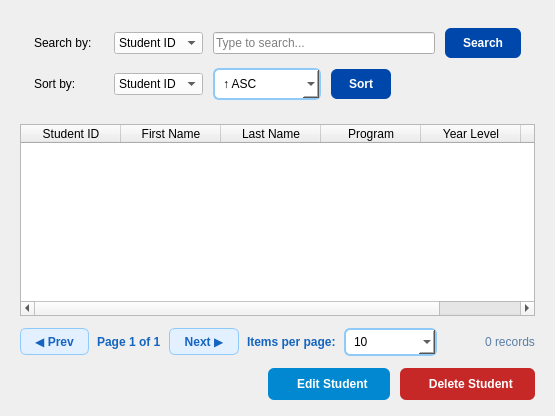
         <widget class="QWidget" name="pageDashboard">
          <layout class="QVBoxLayout" name="dashLayout">
           <property name="spacing">
            <number>12</number>
           </property>
           <property name="leftMargin">
            <number>20</number>
           </property>
           <property name="topMargin">
            <number>16</number>
           </property>
           <property name="rightMargin">
            <number>20</number>
           </property>
           <property name="bottomMargin">
            <number>16</number>
           </property>
           <item>
            <widget class="QFrame" name="searchFrame">
             <layout class="QVBoxLayout" name="searchLayout">
              <property name="spacing">
               <number>10</number>
              </property>
              <property name="leftMargin">
               <number>14</number>
              </property>
              <property name="topMargin">
               <number>12</number>
              </property>
              <property name="rightMargin">
               <number>14</number>
              </property>
              <property name="bottomMargin">
               <number>12</number>
              </property>
              <item>
               <layout class="QHBoxLayout" name="searchRow">
                <property name="spacing">
                 <number>10</number>
                </property>
                <item>
                 <widget class="QLabel" name="label">
                  <property name="minimumSize">
                   <size>
                    <width>70</width>
                    <height>0</height>
                   </size>
                  </property>
                  <property name="maximumSize">
                   <size>
                    <width>70</width>
                    <height>16777215</height>
                   </size>
                  </property>
                  <property name="styleSheet">
                   <string notr="true">QLabel { border: none; background: transparent; }</string>
                  </property>
                  <property name="text">
                   <string>Search by:</string>
                  </property>
                 </widget>
                </item>
                <item>
                 <widget class="QComboBox" name="comboSearchField">
                  <property name="styleSheet">
                   <string notr="true">QComboBox { background-color: white; }</string>
                  </property>
                  <item>
                   <property name="text">
                    <string>Student ID</string>
                   </property>
                  </item>
                  <item>
                   <property name="text">
                    <string>First Name</string>
                   </property>
                  </item>
                  <item>
                   <property name="text">
                    <string>Last Name</string>
                   </property>
                  </item>
                  <item>
                   <property name="text">
                    <string>Program</string>
                   </property>
                  </item>
                 </widget>
                </item>
                <item>
                 <widget class="QLineEdit" name="lineSearchInput">
                  <property name="placeholderText">
                   <string>Type to search...</string>
                  </property>
                 </widget>
                </item>
                <item>
                 <widget class="QPushButton" name="btnSearch">
                  <property name="styleSheet">
                   <string notr="true">QPushButton {
    background-color: #0047AB;
    color: white;
    border-radius: 6px;
    padding: 8px 18px;
    font-weight: 700;
}

QPushButton:hover {
    background-color: #36454F;  
}</string>
                  </property>
                  <property name="text">
                   <string>Search</string>
                  </property>
                 </widget>
                </item>
               </layout>
              </item>
              <item>
               <layout class="QHBoxLayout" name="sortRow">
                <property name="spacing">
                 <number>10</number>
                </property>
                <item>
                 <widget class="QLabel" name="labelSort">
                  <property name="minimumSize">
                   <size>
                    <width>70</width>
                    <height>0</height>
                   </size>
                  </property>
                  <property name="maximumSize">
                   <size>
                    <width>70</width>
                    <height>16777215</height>
                   </size>
                  </property>
                  <property name="styleSheet">
                   <string notr="true">QLabel { border: none; background: transparent; }</string>
                  </property>
                  <property name="text">
                   <string>Sort by:</string>
                  </property>
                 </widget>
                </item>
                <item>
                 <widget class="QComboBox" name="comboSortField">
                  <property name="styleSheet">
                   <string notr="true">QComboBox { background-color: white; }</string>
                  </property>
                  <item>
                   <property name="text">
                    <string>Student ID</string>
                   </property>
                  </item>
                  <item>
                   <property name="text">
                    <string>First Name</string>
                   </property>
                  </item>
                  <item>
                   <property name="text">
                    <string>Last Name</string>
                   </property>
                  </item>
                  <item>
                   <property name="text">
                    <string>Program</string>
                   </property>
                  </item>
                  <item>
                   <property name="text">
                    <string>Year Level</string>
                   </property>
                  </item>
                  <item>
                   <property name="text">
                    <string>Gender</string>
                   </property>
                  </item>
                 </widget>
                </item>
                <item>
                 <widget class="QComboBox" name="comboSortDir">
                  <property name="styleSheet">
                   <string notr="true">QComboBox { border:1.5px solid #90caf9; border-radius:6px; padding:6px 8px; font-size:12px; background:white; min-width:70px; }</string>
                  </property>
                  <item>
                   <property name="text">
                    <string>↑ ASC</string>
                   </property>
                  </item>
                  <item>
                   <property name="text">
                    <string>↓ DESC</string>
                   </property>
                  </item>
                 </widget>
                </item>
                <item>
                 <widget class="QPushButton" name="btnSort">
                  <property name="styleSheet">
                   <string notr="true">QPushButton {
    background-color: #0047AB;
    color: white;
    border-radius: 6px;
    padding: 8px 18px;
    font-weight: 700;
}

QPushButton:hover {
    background-color: #36454F;  
}</string>
                  </property>
                  <property name="text">
                   <string>Sort</string>
                  </property>
                 </widget>
                </item>
                <item>
                 <spacer name="sortSpacer">
                  <property name="orientation">
                   <enum>Qt::Orientation::Horizontal</enum>
                  </property>
                  <property name="sizeHint" stdset="0">
                   <size>
                    <width>40</width>
                    <height>20</height>
                   </size>
                  </property>
                 </spacer>
                </item>
               </layout>
              </item>
             </layout>
            </widget>
           </item>
           <item>
            <widget class="QTableWidget" name="tableStudents">
             <property name="frameShadow">
              <enum>QFrame::Shadow::Plain</enum>
             </property>
             <property name="editTriggers">
              <set>QAbstractItemView::EditTrigger::NoEditTriggers</set>
             </property>
             <property name="selectionMode">
              <enum>QAbstractItemView::SelectionMode::SingleSelection</enum>
             </property>
             <property name="selectionBehavior">
              <enum>QAbstractItemView::SelectionBehavior::SelectRows</enum>
             </property>
             <column>
              <property name="text">
               <string>Student ID</string>
              </property>
             </column>
             <column>
              <property name="text">
               <string>First Name</string>
              </property>
             </column>
             <column>
              <property name="text">
               <string>Last Name</string>
              </property>
             </column>
             <column>
              <property name="text">
               <string>Program</string>
              </property>
             </column>
             <column>
              <property name="text">
               <string>Year Level</string>
              </property>
             </column>
             <column>
              <property name="text">
               <string>Gender</string>
              </property>
             </column>
            </widget>
           </item>
           <item>
            <layout class="QHBoxLayout" name="studentPagRow">
             <property name="spacing">
              <number>8</number>
             </property>
             <item>
              <widget class="QPushButton" name="btnStudentPrev">
               <property name="styleSheet">
                <string notr="true">QPushButton { background-color:#e3f0ff; color:#1565c0; border:1px solid #90caf9; border-radius:6px; padding:5px 14px; font-weight:600; font-size:12px; }
QPushButton:hover { background-color:#bbdefb; }
QPushButton:disabled { background-color:#f5f5f5; color:#bdbdbd; border-color:#e0e0e0; }</string>
               </property>
               <property name="text">
                <string>◀ Prev</string>
               </property>
              </widget>
             </item>
             <item>
              <widget class="QLabel" name="labelStudentPage">
               <property name="styleSheet">
                <string notr="true">QLabel { color:#1565c0; font-size:12px; font-weight:600; }</string>
               </property>
               <property name="text">
                <string>Page 1 of 1</string>
               </property>
              </widget>
             </item>
             <item>
              <widget class="QPushButton" name="btnStudentNext">
               <property name="styleSheet">
                <string notr="true">QPushButton { background-color:#e3f0ff; color:#1565c0; border:1px solid #90caf9; border-radius:6px; padding:5px 14px; font-weight:600; font-size:12px; }
QPushButton:hover { background-color:#bbdefb; }
QPushButton:disabled { background-color:#f5f5f5; color:#bdbdbd; border-color:#e0e0e0; }</string>
               </property>
               <property name="text">
                <string>Next ▶</string>
               </property>
              </widget>
             </item>
             <item>
              <widget class="QLabel" name="labelStudentPageSize">
               <property name="styleSheet">
                <string notr="true">QLabel { color:#1565c0; font-size:12px; font-weight:600; }</string>
               </property>
               <property name="text">
                <string>Items per page:</string>
               </property>
              </widget>
             </item>
             <item>
              <widget class="QComboBox" name="comboStudentPageSize">
               <property name="styleSheet">
                <string notr="true">QComboBox { border:1.5px solid #90caf9; border-radius:6px; padding:4px 8px; font-size:12px; background:white; min-width:55px; }</string>
               </property>
               <item>
                <property name="text">
                 <string>10</string>
                </property>
               </item>
               <item>
                <property name="text">
                 <string>20</string>
                </property>
               </item>
               <item>
                <property name="text">
                 <string>30</string>
                </property>
               </item>
               <item>
                <property name="text">
                 <string>40</string>
                </property>
               </item>
               <item>
                <property name="text">
                 <string>50</string>
                </property>
               </item>
               <item>
                <property name="text">
                 <string>100</string>
                </property>
               </item>
              </widget>
             </item>
             <item>
              <spacer name="studentPagSpacer">
               <property name="orientation">
                <enum>Qt::Orientation::Horizontal</enum>
               </property>
               <property name="sizeHint" stdset="0">
                <size>
                 <width>40</width>
                 <height>20</height>
                </size>
               </property>
              </spacer>
             </item>
             <item>
              <widget class="QLabel" name="labelStudentTotal">
               <property name="styleSheet">
                <string notr="true">QLabel { color:#5a7fa8; font-size:12px; }</string>
               </property>
               <property name="text">
                <string>0 records</string>
               </property>
              </widget>
             </item>
            </layout>
           </item>
           <item>
            <layout class="QHBoxLayout" name="dashBtnRow">
             <property name="spacing">
              <number>10</number>
             </property>
             <item>
              <spacer name="dashBtnSpacer">
               <property name="orientation">
                <enum>Qt::Orientation::Horizontal</enum>
               </property>
               <property name="sizeHint" stdset="0">
                <size>
                 <width>40</width>
                 <height>20</height>
                </size>
               </property>
              </spacer>
             </item>
             <item>
              <widget class="QPushButton" name="btnEdit">
               <property name="styleSheet">
                <string notr="true">QPushButton {
    background-color: #0288d1;
    color: white;
    border-radius: 6px;
    padding: 9px 22px;
    font-weight: 700;
}

QPushButton:hover {
    background-color: #0d47a1;  
}</string>
               </property>
               <property name="text">
                <string>  Edit Student</string>
               </property>
              </widget>
             </item>
             <item>
              <widget class="QPushButton" name="btnDelete">
               <property name="styleSheet">
                <string notr="true">QPushButton {
    background-color: #c62828;
    color: white;
    border-radius: 6px;
    padding: 9px 22px;
    font-weight: 700;
}

QPushButton:hover {
    background-color: #0d47a1;  
}</string>
               </property>
               <property name="text">
                <string>  Delete Student</string>
               </property>
              </widget>
             </item>
            </layout>
           </item>
          </layout>
         </widget>
